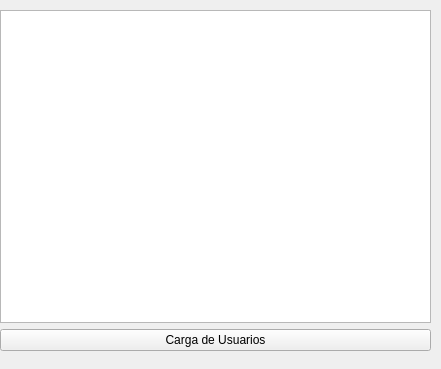
<?xml version="1.0" encoding="UTF-8"?>
<ui version="4.0">
 <class>MainWindow</class>
 <widget class="QMainWindow" name="MainWindow">
  <property name="geometry">
   <rect>
    <x>0</x>
    <y>0</y>
    <width>441</width>
    <height>369</height>
   </rect>
  </property>
  <property name="windowTitle">
   <string>MainWindow</string>
  </property>
  <widget class="QWidget" name="centralwidget">
   <widget class="QWidget" name="verticalLayoutWidget">
    <property name="geometry">
     <rect>
      <x>0</x>
      <y>10</y>
      <width>431</width>
      <height>341</height>
     </rect>
    </property>
    <layout class="QVBoxLayout" name="verticalLayout">
     <item>
      <widget class="QTableWidget" name="tabla"/>
     </item>
     <item>
      <widget class="QPushButton" name="btn_carga">
       <property name="text">
        <string>Carga de Usuarios</string>
       </property>
      </widget>
     </item>
    </layout>
   </widget>
  </widget>
 </widget>
 <resources/>
 <connections/>
</ui>
